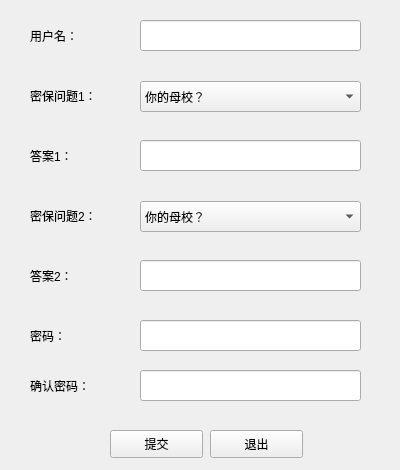
<?xml version="1.0" encoding="UTF-8"?>
<ui version="4.0">
 <class>Form</class>
 <widget class="QWidget" name="Form">
  <property name="geometry">
   <rect>
    <x>0</x>
    <y>0</y>
    <width>400</width>
    <height>470</height>
   </rect>
  </property>
  <property name="windowTitle">
   <string>Form</string>
  </property>
  <widget class="QLabel" name="label_2">
   <property name="geometry">
    <rect>
     <x>30</x>
     <y>80</y>
     <width>81</width>
     <height>31</height>
    </rect>
   </property>
   <property name="text">
    <string>密保问题1：</string>
   </property>
  </widget>
  <widget class="QLabel" name="label_3">
   <property name="geometry">
    <rect>
     <x>30</x>
     <y>140</y>
     <width>81</width>
     <height>31</height>
    </rect>
   </property>
   <property name="text">
    <string>答案1：</string>
   </property>
  </widget>
  <widget class="QComboBox" name="comboBox">
   <property name="geometry">
    <rect>
     <x>140</x>
     <y>81</y>
     <width>221</width>
     <height>31</height>
    </rect>
   </property>
   <item>
    <property name="text">
     <string>你的母校？</string>
    </property>
   </item>
   <item>
    <property name="text">
     <string>你父亲的名字？</string>
    </property>
   </item>
   <item>
    <property name="text">
     <string>你爱人的名字？</string>
    </property>
   </item>
   <item>
    <property name="text">
     <string>你喜欢的电影？</string>
    </property>
   </item>
   <item>
    <property name="text">
     <string>最想去的地方？</string>
    </property>
   </item>
  </widget>
  <widget class="QLineEdit" name="lineEdit">
   <property name="geometry">
    <rect>
     <x>140</x>
     <y>140</y>
     <width>221</width>
     <height>31</height>
    </rect>
   </property>
  </widget>
  <widget class="QPushButton" name="pushButton">
   <property name="geometry">
    <rect>
     <x>110</x>
     <y>430</y>
     <width>93</width>
     <height>28</height>
    </rect>
   </property>
   <property name="text">
    <string>提交</string>
   </property>
  </widget>
  <widget class="QPushButton" name="pushButton_2">
   <property name="geometry">
    <rect>
     <x>210</x>
     <y>430</y>
     <width>93</width>
     <height>28</height>
    </rect>
   </property>
   <property name="text">
    <string>退出</string>
   </property>
  </widget>
  <widget class="QLabel" name="label_4">
   <property name="geometry">
    <rect>
     <x>30</x>
     <y>260</y>
     <width>81</width>
     <height>31</height>
    </rect>
   </property>
   <property name="text">
    <string>答案2：</string>
   </property>
  </widget>
  <widget class="QComboBox" name="comboBox_2">
   <property name="geometry">
    <rect>
     <x>140</x>
     <y>201</y>
     <width>221</width>
     <height>31</height>
    </rect>
   </property>
   <item>
    <property name="text">
     <string>你的母校？</string>
    </property>
   </item>
   <item>
    <property name="text">
     <string>你父亲的名字？</string>
    </property>
   </item>
   <item>
    <property name="text">
     <string>你爱人的名字？</string>
    </property>
   </item>
   <item>
    <property name="text">
     <string>你喜欢的电影？</string>
    </property>
   </item>
   <item>
    <property name="text">
     <string>最想去的地方？</string>
    </property>
   </item>
  </widget>
  <widget class="QLineEdit" name="lineEdit_2">
   <property name="geometry">
    <rect>
     <x>140</x>
     <y>260</y>
     <width>221</width>
     <height>31</height>
    </rect>
   </property>
  </widget>
  <widget class="QLabel" name="label_5">
   <property name="geometry">
    <rect>
     <x>30</x>
     <y>200</y>
     <width>81</width>
     <height>31</height>
    </rect>
   </property>
   <property name="text">
    <string>密保问题2：</string>
   </property>
  </widget>
  <widget class="QLabel" name="label_6">
   <property name="geometry">
    <rect>
     <x>30</x>
     <y>320</y>
     <width>81</width>
     <height>31</height>
    </rect>
   </property>
   <property name="text">
    <string>密码：</string>
   </property>
  </widget>
  <widget class="QLineEdit" name="lineEdit_3">
   <property name="geometry">
    <rect>
     <x>140</x>
     <y>320</y>
     <width>221</width>
     <height>31</height>
    </rect>
   </property>
   <property name="inputMethodHints">
    <set>Qt::ImhHiddenText</set>
   </property>
  </widget>
  <widget class="QLabel" name="label_7">
   <property name="geometry">
    <rect>
     <x>30</x>
     <y>370</y>
     <width>81</width>
     <height>31</height>
    </rect>
   </property>
   <property name="text">
    <string>确认密码：</string>
   </property>
  </widget>
  <widget class="QLineEdit" name="lineEdit_4">
   <property name="geometry">
    <rect>
     <x>140</x>
     <y>370</y>
     <width>221</width>
     <height>31</height>
    </rect>
   </property>
   <property name="inputMethodHints">
    <set>Qt::ImhHiddenText</set>
   </property>
  </widget>
  <widget class="QLabel" name="label_8">
   <property name="geometry">
    <rect>
     <x>30</x>
     <y>20</y>
     <width>81</width>
     <height>31</height>
    </rect>
   </property>
   <property name="text">
    <string>用户名：</string>
   </property>
  </widget>
  <widget class="QLineEdit" name="lineEdit_5">
   <property name="geometry">
    <rect>
     <x>140</x>
     <y>20</y>
     <width>221</width>
     <height>31</height>
    </rect>
   </property>
  </widget>
 </widget>
 <resources/>
 <connections/>
</ui>
